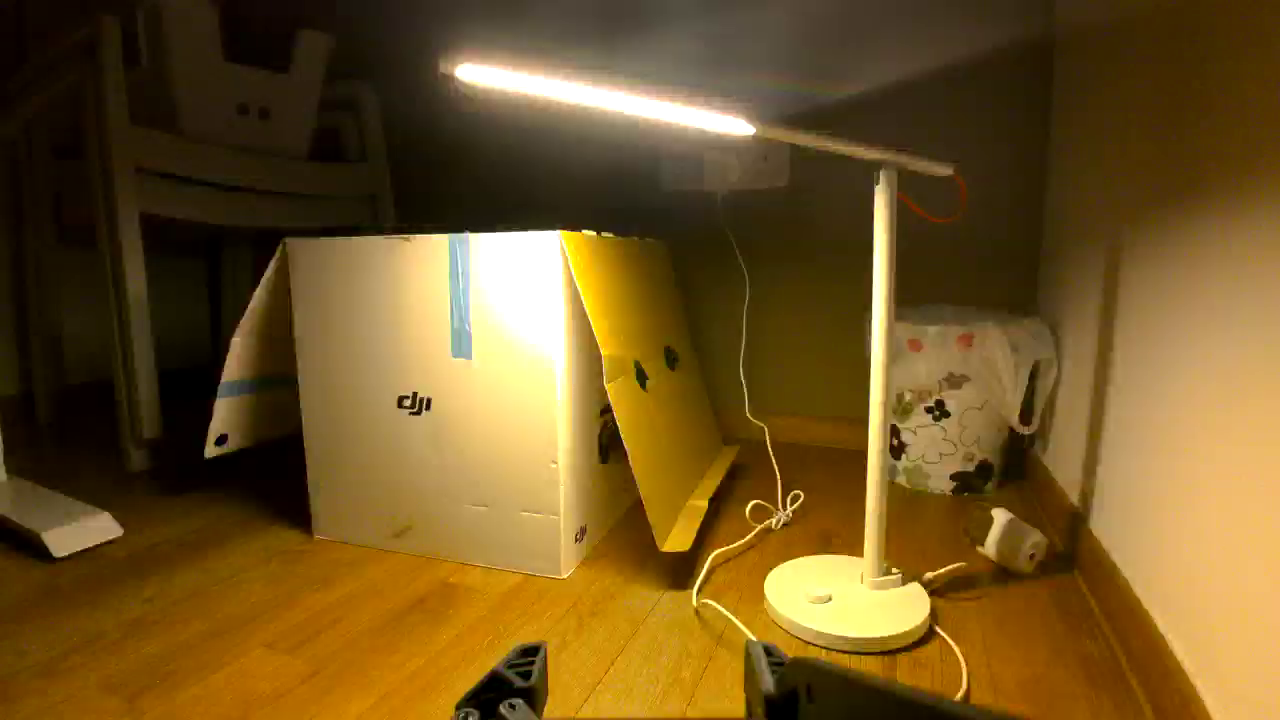
#> input picture CV/utils/awb exp/2600K.png, 1280 x 720 px
$ jupyter execute 'opencv wb.ipynb'
#> lines starting #> are read from the running program, lines starting #| are printed output that depends on the picture
[cell 1]
import cv2
import numpy as np

[cell 2]
img = cv2.imread('2600K.png')
#> img is the input picture: shape (720, 1280, 3); mean B, G, R 35.1, 85.2, 113.1

[cell 3]
# adjust white balance of img
grayworld = cv2.xphoto.createGrayworldWB()
grayworld.setSaturationThreshold(0.6)
learnt = cv2.xphoto.createLearningBasedWB()
learnt.setSaturationThreshold(0.9)
cv2.imwrite('2600K_grayworldwb.png', grayworld.balanceWhite(img))
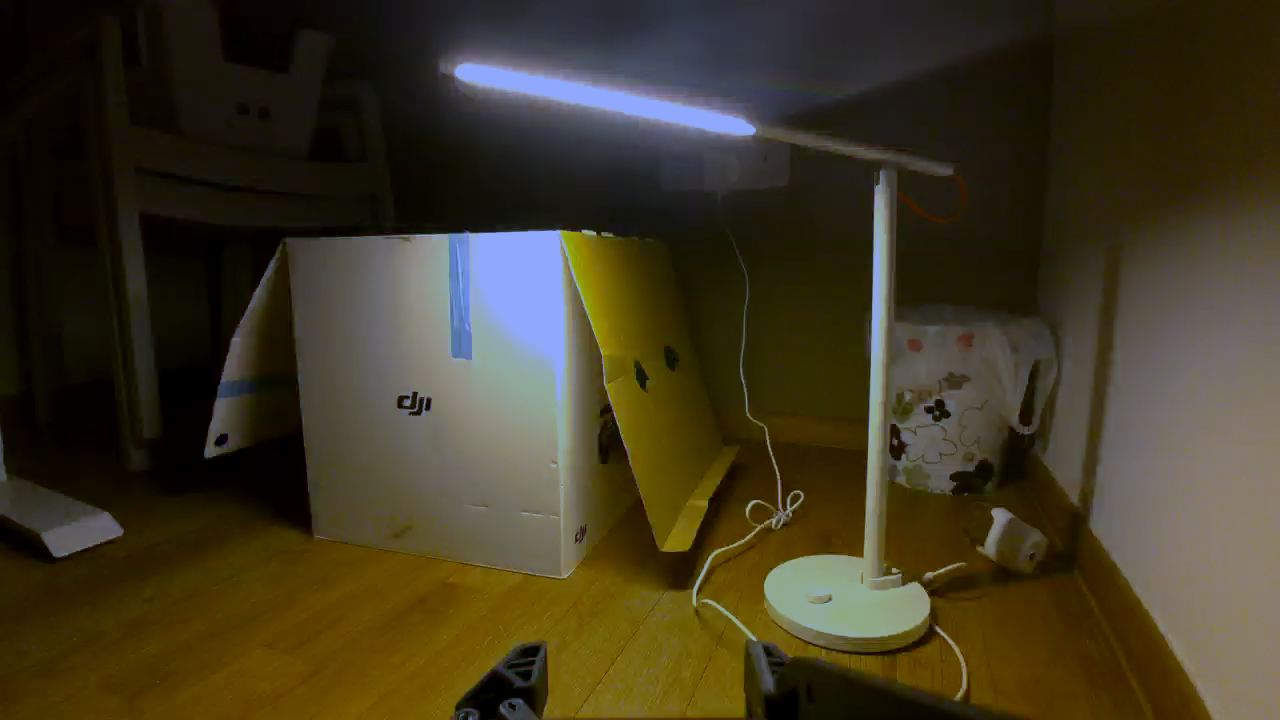
#> saved as 2600K_grayworldwb.png: shape (720, 1280, 3); mean B, G, R 35.1, 56, 63.6
cv2.imwrite('2600K_learnt.png', learnt.balanceWhite(img))
#> Out = True

[cell 4]
def white_balance(img):
    result = cv2.cvtColor(img, cv2.COLOR_BGR2LAB)
#> result: shape (720, 1280, 3); mean of channels 0, 1, 2 94.3, 134.4, 157.6
    avg_a = np.average(result[:, :, 1])
#> avg_a = 134.4
    avg_b = np.average(result[:, :, 2])
#> avg_b = 157.6
    result[:, :, 1] = result[:, :, 1] - ((avg_a - 128) * (result[:, :, 0] / 255.0) * 1.1)
#> result: shape (720, 1280, 3); mean of channels 0, 1, 2 94.3, 131.3, 157.6
    result[:, :, 2] = result[:, :, 2] - ((avg_b - 128) * (result[:, :, 0] / 255.0) * 1.1)
#> result: shape (720, 1280, 3); mean of channels 0, 1, 2 94.3, 131.3, 145.1
    result = cv2.cvtColor(result, cv2.COLOR_LAB2BGR)
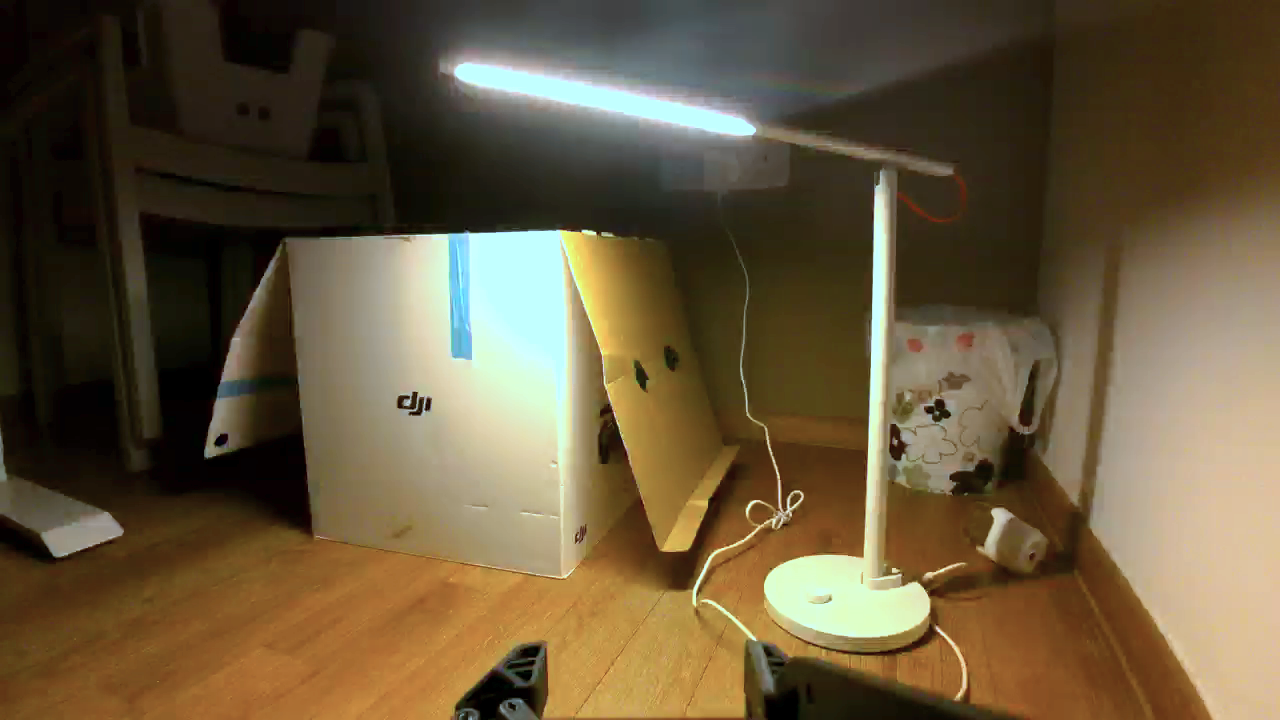
#> result: shape (720, 1280, 3); mean B, G, R 60.6, 87.4, 103
    return result

[cell 5]
img = white_balance(img)
cv2.imwrite('2600K_edited.png', img)
#> Out = True
